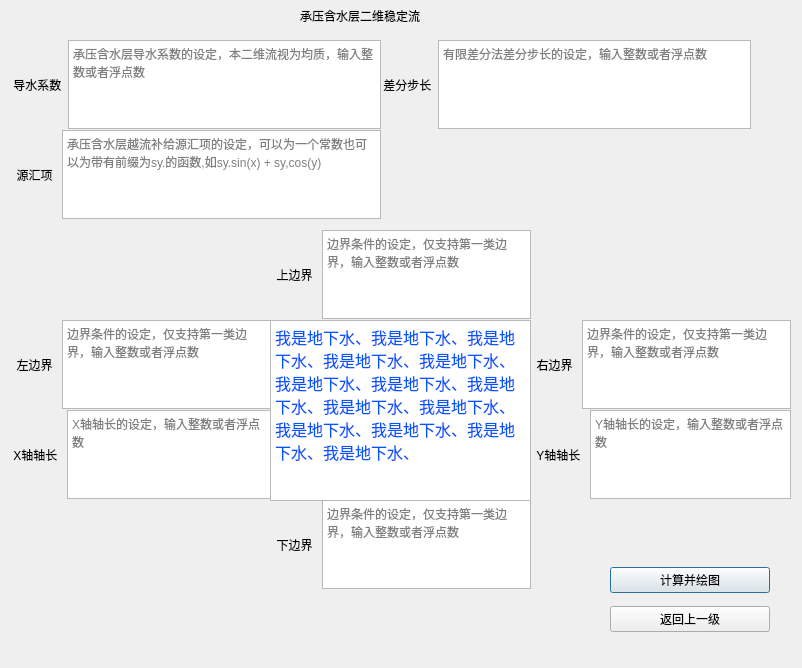
<?xml version="1.0" encoding="UTF-8"?>
<ui version="4.0">
 <class>two_dimension_confined_aquifer_stable_flow</class>
 <widget class="QDialog" name="two_dimension_confined_aquifer_stable_flow">
  <property name="windowModality">
   <enum>Qt::NonModal</enum>
  </property>
  <property name="geometry">
   <rect>
    <x>0</x>
    <y>0</y>
    <width>802</width>
    <height>668</height>
   </rect>
  </property>
  <property name="windowTitle">
   <string>two dimension confined aquifer stable flow</string>
  </property>
  <widget class="QLabel" name="label">
   <property name="geometry">
    <rect>
     <x>300</x>
     <y>0</y>
     <width>181</width>
     <height>31</height>
    </rect>
   </property>
   <property name="text">
    <string>承压含水层二维稳定流</string>
   </property>
  </widget>
  <widget class="QWidget" name="horizontalLayoutWidget">
   <property name="geometry">
    <rect>
     <x>10</x>
     <y>40</y>
     <width>371</width>
     <height>89</height>
    </rect>
   </property>
   <layout class="QHBoxLayout" name="horizontalLayout">
    <item>
     <widget class="QLabel" name="label_2">
      <property name="text">
       <string> 导水系数</string>
      </property>
     </widget>
    </item>
    <item>
     <widget class="QTextEdit" name="transmissivity">
      <property name="placeholderText">
       <string>承压含水层导水系数的设定，本二维流视为均质，输入整数或者浮点数</string>
      </property>
     </widget>
    </item>
   </layout>
  </widget>
  <widget class="QWidget" name="horizontalLayoutWidget_2">
   <property name="geometry">
    <rect>
     <x>10</x>
     <y>130</y>
     <width>371</width>
     <height>89</height>
    </rect>
   </property>
   <layout class="QHBoxLayout" name="horizontalLayout_2">
    <item>
     <widget class="QLabel" name="label_3">
      <property name="text">
       <string>  源汇项 </string>
      </property>
     </widget>
    </item>
    <item>
     <widget class="QTextEdit" name="leakage_recharge">
      <property name="placeholderText">
       <string notr="true">承压含水层越流补给源汇项的设定，可以为一个常数也可以为带有前缀为sy.的函数,如sy.sin(x) + sy,cos(y)</string>
      </property>
     </widget>
    </item>
   </layout>
  </widget>
  <widget class="QWidget" name="verticalLayoutWidget">
   <property name="geometry">
    <rect>
     <x>610</x>
     <y>560</y>
     <width>160</width>
     <height>80</height>
    </rect>
   </property>
   <layout class="QVBoxLayout" name="verticalLayout">
    <item>
     <widget class="QPushButton" name="draw">
      <property name="text">
       <string>计算并绘图</string>
      </property>
     </widget>
    </item>
    <item>
     <widget class="QPushButton" name="back">
      <property name="text">
       <string>返回上一级</string>
      </property>
     </widget>
    </item>
   </layout>
  </widget>
  <widget class="QWidget" name="horizontalLayoutWidget_5">
   <property name="geometry">
    <rect>
     <x>380</x>
     <y>40</y>
     <width>371</width>
     <height>89</height>
    </rect>
   </property>
   <layout class="QHBoxLayout" name="horizontalLayout_5">
    <item>
     <widget class="QLabel" name="label_6">
      <property name="text">
       <string> 差分步长</string>
      </property>
     </widget>
    </item>
    <item>
     <widget class="QTextEdit" name="step_length">
      <property name="placeholderText">
       <string>有限差分法差分步长的设定，输入整数或者浮点数</string>
      </property>
     </widget>
    </item>
   </layout>
  </widget>
  <widget class="QWidget" name="horizontalLayoutWidget_4">
   <property name="geometry">
    <rect>
     <x>530</x>
     <y>320</y>
     <width>261</width>
     <height>89</height>
    </rect>
   </property>
   <layout class="QHBoxLayout" name="horizontalLayout_4">
    <item>
     <widget class="QLabel" name="label_5">
      <property name="text">
       <string>  右边界 </string>
      </property>
     </widget>
    </item>
    <item>
     <widget class="QTextEdit" name="r_boundary">
      <property name="placeholderText">
       <string>边界条件的设定，仅支持第一类边界，输入整数或者浮点数</string>
      </property>
     </widget>
    </item>
   </layout>
  </widget>
  <widget class="QWidget" name="horizontalLayoutWidget_3">
   <property name="geometry">
    <rect>
     <x>10</x>
     <y>320</y>
     <width>261</width>
     <height>89</height>
    </rect>
   </property>
   <layout class="QHBoxLayout" name="horizontalLayout_3">
    <item>
     <widget class="QLabel" name="label_4">
      <property name="text">
       <string>  左边界 </string>
      </property>
     </widget>
    </item>
    <item>
     <widget class="QTextEdit" name="l_boundary">
      <property name="placeholderText">
       <string>边界条件的设定，仅支持第一类边界，输入整数或者浮点数</string>
      </property>
     </widget>
    </item>
   </layout>
  </widget>
  <widget class="QWidget" name="horizontalLayoutWidget_7">
   <property name="geometry">
    <rect>
     <x>270</x>
     <y>230</y>
     <width>261</width>
     <height>89</height>
    </rect>
   </property>
   <layout class="QHBoxLayout" name="horizontalLayout_7">
    <item>
     <widget class="QLabel" name="label_8">
      <property name="text">
       <string>  上边界 </string>
      </property>
     </widget>
    </item>
    <item>
     <widget class="QTextEdit" name="t_boundary">
      <property name="placeholderText">
       <string>边界条件的设定，仅支持第一类边界，输入整数或者浮点数</string>
      </property>
     </widget>
    </item>
   </layout>
  </widget>
  <widget class="QWidget" name="horizontalLayoutWidget_8">
   <property name="geometry">
    <rect>
     <x>270</x>
     <y>500</y>
     <width>261</width>
     <height>89</height>
    </rect>
   </property>
   <layout class="QHBoxLayout" name="horizontalLayout_8">
    <item>
     <widget class="QLabel" name="label_9">
      <property name="text">
       <string>  下边界 </string>
      </property>
     </widget>
    </item>
    <item>
     <widget class="QTextEdit" name="b_boundary">
      <property name="placeholderText">
       <string>边界条件的设定，仅支持第一类边界，输入整数或者浮点数</string>
      </property>
     </widget>
    </item>
   </layout>
  </widget>
  <widget class="QTextBrowser" name="textBrowser">
   <property name="geometry">
    <rect>
     <x>270</x>
     <y>320</y>
     <width>261</width>
     <height>181</height>
    </rect>
   </property>
   <property name="html">
    <string>&lt;!DOCTYPE HTML PUBLIC &quot;-//W3C//DTD HTML 4.0//EN&quot; &quot;http://www.w3.org/TR/REC-html40/strict.dtd&quot;&gt;
&lt;html&gt;&lt;head&gt;&lt;meta name=&quot;qrichtext&quot; content=&quot;1&quot; /&gt;&lt;style type=&quot;text/css&quot;&gt;
p, li { white-space: pre-wrap; }
&lt;/style&gt;&lt;/head&gt;&lt;body style=&quot; font-family:'SimSun'; font-size:9pt; font-weight:400; font-style:normal;&quot;&gt;
&lt;p style=&quot; margin-top:0px; margin-bottom:0px; margin-left:0px; margin-right:0px; -qt-block-indent:0; text-indent:0px;&quot;&gt;&lt;span style=&quot; font-size:12pt; color:#0055ff;&quot;&gt;我是地下水、我是地下水、我是地下水、我是地下水、我是地下水、我是地下水、我是地下水、我是地下水、我是地下水、我是地下水、我是地下水、我是地下水、我是地下水、我是地下水、&lt;/span&gt;&lt;/p&gt;&lt;/body&gt;&lt;/html&gt;</string>
   </property>
  </widget>
  <widget class="QWidget" name="horizontalLayoutWidget_9">
   <property name="geometry">
    <rect>
     <x>10</x>
     <y>410</y>
     <width>261</width>
     <height>89</height>
    </rect>
   </property>
   <layout class="QHBoxLayout" name="horizontalLayout_9">
    <item>
     <widget class="QLabel" name="label_10">
      <property name="text">
       <string> X轴轴长 </string>
      </property>
     </widget>
    </item>
    <item>
     <widget class="QTextEdit" name="x_length">
      <property name="placeholderText">
       <string>X轴轴长的设定，输入整数或者浮点数</string>
      </property>
     </widget>
    </item>
   </layout>
  </widget>
  <widget class="QWidget" name="horizontalLayoutWidget_10">
   <property name="geometry">
    <rect>
     <x>530</x>
     <y>410</y>
     <width>261</width>
     <height>89</height>
    </rect>
   </property>
   <layout class="QHBoxLayout" name="horizontalLayout_10">
    <item>
     <widget class="QLabel" name="label_11">
      <property name="text">
       <string>  Y轴轴长 </string>
      </property>
     </widget>
    </item>
    <item>
     <widget class="QTextEdit" name="y_length">
      <property name="placeholderText">
       <string>Y轴轴长的设定，输入整数或者浮点数</string>
      </property>
     </widget>
    </item>
   </layout>
  </widget>
 </widget>
 <resources>
  <include location="../resource.qrc"/>
 </resources>
 <connections/>
</ui>
